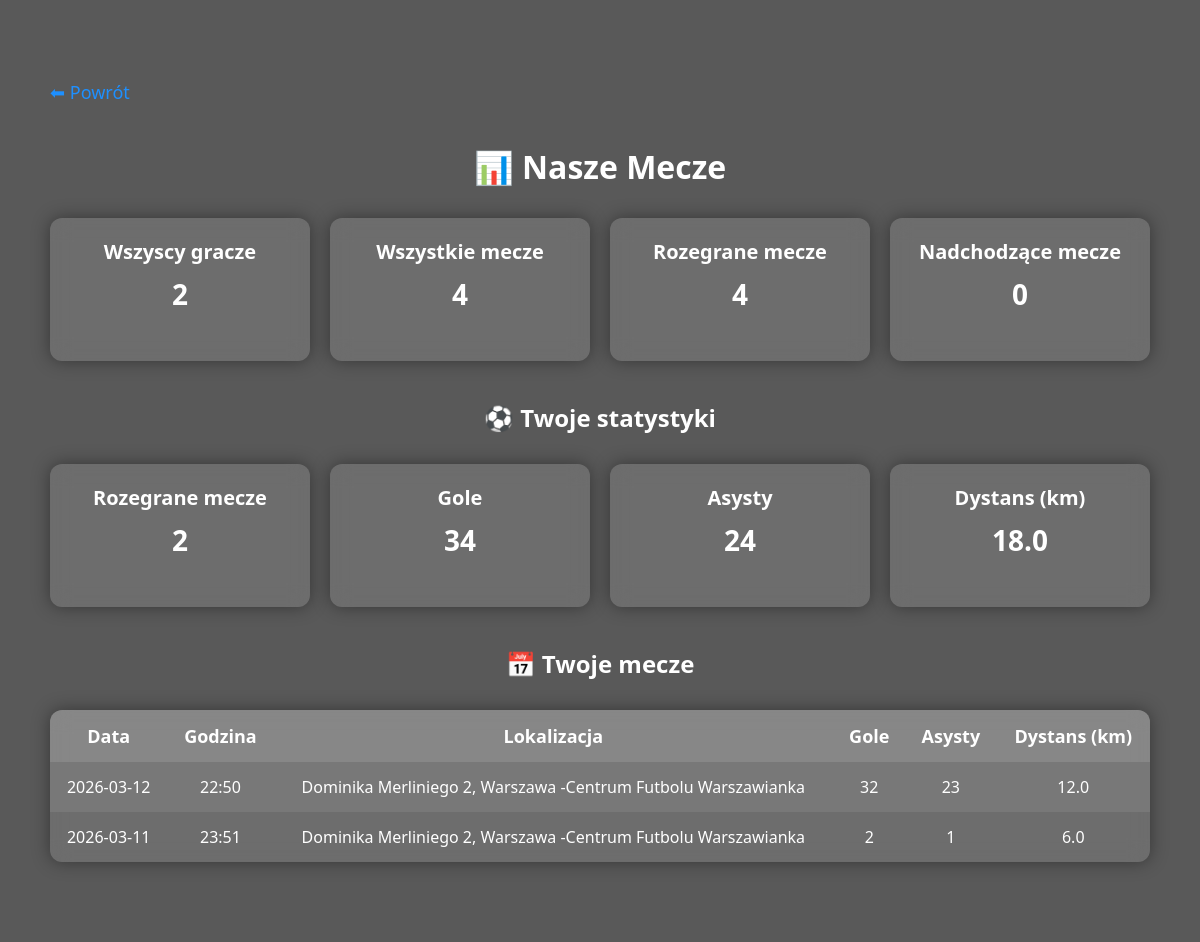
/statystyki (signed in), run on an earlier commit of the app's database.
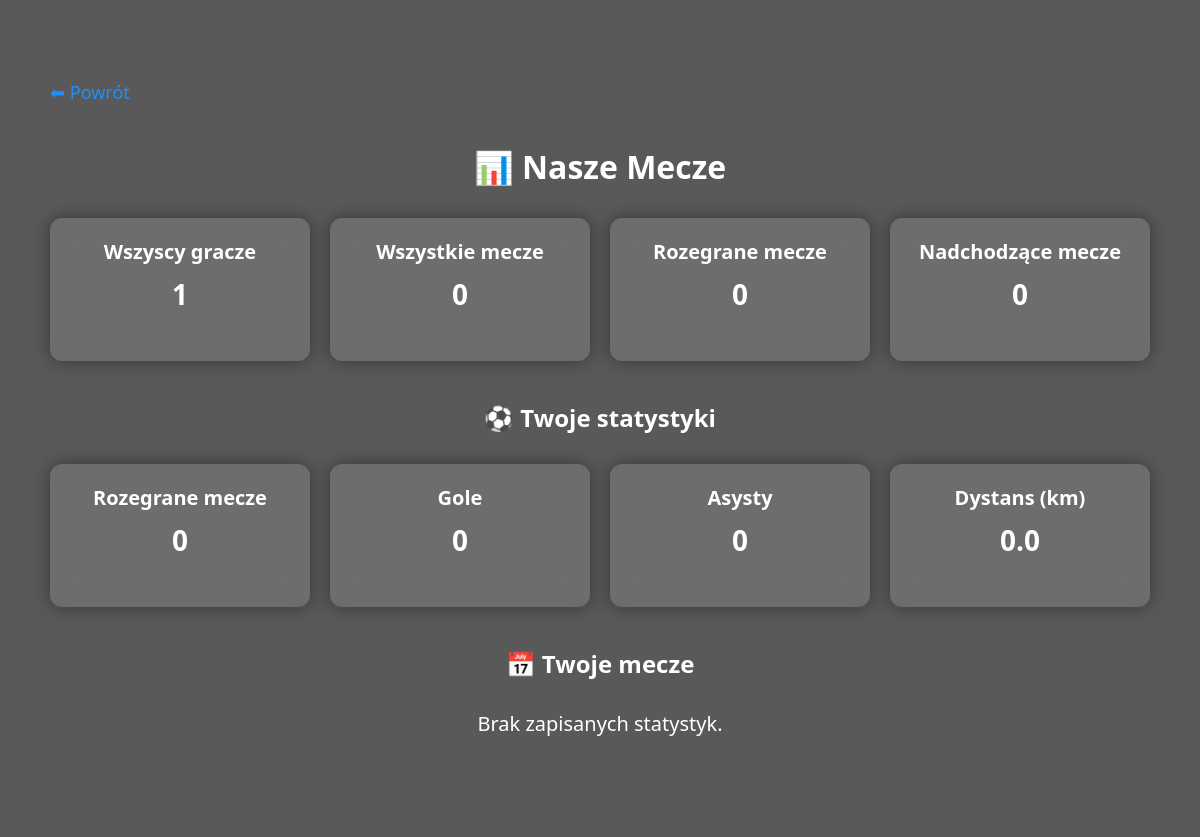
And on a later commit of the database.
### tables this page shows
CREATE TABLE match_stats (
            id INTEGER PRIMARY KEY AUTOINCREMENT,
            user_id INTEGER NOT NULL,
            match_id INTEGER NOT NULL,
            goals INTEGER DEFAULT 0,
            assists INTEGER DEFAULT 0,
            distance REAL DEFAULT 0,
            FOREIGN KEY(user_id) REFERENCES users(id),
            FOREIGN KEY(match_id) REFERENCES matches(id)
        );

CREATE TABLE matches (
            id INTEGER PRIMARY KEY AUTOINCREMENT,
            match_date TEXT NOT NULL,
            match_time TEXT NOT NULL,
            location TEXT NOT NULL,
            max_slots INTEGER NOT NULL,
            signed_up INTEGER NOT NULL DEFAULT 0,
            played INTEGER NOT NULL DEFAULT 0
        );

### stats.py (the view)
@stats_bp.route("/statystyki")
def statystyki():
    if "user_id" not in session:
        return redirect("/login")
    conn = get_db()
    total_matches = conn.execute(
        "SELECT COUNT(*) AS c FROM matches"
    ).fetchone()["c"]
    played_matches = conn.execute(
        "SELECT COUNT(*) AS c FROM matches WHERE played = 1"
    ).fetchone()["c"]
    upcoming_matches = conn.execute(
        "SELECT COUNT(*) AS c FROM matches WHERE match_date >= date('now') AND played = 0"
    ).fetchone()["c"]
    players_count = conn.execute(
        "SELECT COUNT(*) AS c FROM users"
    ).fetchone()["c"]
    user_stats = conn.execute("""
        SELECT m.match_date, m.match_time, m.location,
               s.goals, s.assists, s.distance
        FROM match_stats s
        JOIN matches m ON m.id = s.match_id
        WHERE s.user_id = ?
        ORDER BY m.match_date DESC, m.match_time DESC
    """, (session["user_id"],)).fetchall()
    conn.close()
    return render_template(
        "statystyki.html",
        total_matches=total_matches,
        played_matches=played_matches,
        upcoming_matches=upcoming_matches,
        players_count=players_count,
        user_stats=user_stats
    )

### db.py (called while the page is built)
def get_db():
    conn = sqlite3.connect("database.db")
    conn.row_factory = sqlite3.Row
    return conn

### templates/statystyki.html (shortened to what this page needs)
<!DOCTYPE html>
<html lang="pl">
<head>
</head>
<body>
<div class="overlay"></div>
<div class="container">
    <a href="/" class="back">⬅ Powrót</a>
    <h1>📊 Nasze Mecze</h1>
    <div class="stats-box">
        <div class="stat-card">
            <h3>Wszyscy gracze</h3>
            <p>{{ players_count }}</p>
        </div>
        <div class="stat-card">
            <h3>Wszystkie mecze</h3>
            <p>{{ total_matches }}</p>
        </div>
        <div class="stat-card">
            <h3>Rozegrane mecze</h3>
            <p>{{ played_matches }}</p>
        </div>
        <div class="stat-card">
            <h3>Nadchodzące mecze</h3>
            <p>{{ upcoming_matches }}</p>
        </div>
    </div>
    <h2>⚽ Twoje statystyki</h2>
    <div class="user-summary">
        <div class="stat-card">
            <h3>Rozegrane mecze</h3>
            <p>{{ user_stats|length }}</p>
        </div>
        <div class="stat-card">
            <h3>Gole</h3>
            <p>{{ user_stats | sum(attribute='goals') }}</p>
        </div>
        <div class="stat-card">
            <h3>Asysty</h3>
            <p>{{ user_stats | sum(attribute='assists') }}</p>
        </div>
        <div class="stat-card">
            <h3>Dystans (km)</h3>
            <p>{{ "%.1f"|format(user_stats | sum(attribute='distance')) }}</p>
        </div>
    </div>
    <h2>📅 Twoje mecze</h2>
    {% if user_stats %}
    <table>
        <tr>
            <th>Data</th>
            <th>Godzina</th>
            <th>Lokalizacja</th>
            <th>Gole</th>
            <th>Asysty</th>
            <th>Dystans (km)</th>
        </tr>
        {% for s in user_stats %}
        <tr>
            <td>{{ s.match_date }}</td>
            <td>{{ s.match_time }}</td>
            <td>{{ s.location }}</td>
            <td>{{ s.goals }}</td>
            <td>{{ s.assists }}</td>
            <td>{{ "%.1f"|format(s.distance) }}</td>
        </tr>
        {% endfor %}
    </table>
    {% else %}
    <p style="text-align:center; font-size:20px; margin-top:20px;">
        Brak zapisanych statystyk.
    </p>
    {% endif %}
</div>
</body>
</html>

What changed in the data, as far as the page shows it:
removed match_stats: match_date "2026-03-12", match_time "22:50", location "Dominika Merliniego 2, Warszawa -Centrum Futbolu Warszawianka", goals "32", assists "23", distance "12.0"
removed match_stats: match_date "2026-03-11", match_time "23:51", location "Dominika Merliniego 2, Warszawa -Centrum Futbolu Warszawianka", goals "2", assists "1", distance "6.0"
Also different on the page:
{{ players_count }}: "2" → "1"
{{ total_matches }}: "4" → "0"
{{ played_matches }}: "4" → "0"
{{ user_stats|length }}: "2" → "0"
{{ user_stats | sum(attribute='goals') }}: "34" → "0"
{{ user_stats | sum(attribute='assists') }}: "24" → "0"
{{ "%.1f"|format(user_stats | sum(attribute='distance')) }}: "18.0" → "0.0"
text no longer shown: "Data Godzina Lokalizacja Gole Asysty Dystans (km)"
text now shown: "Brak zapisanych statystyk."
